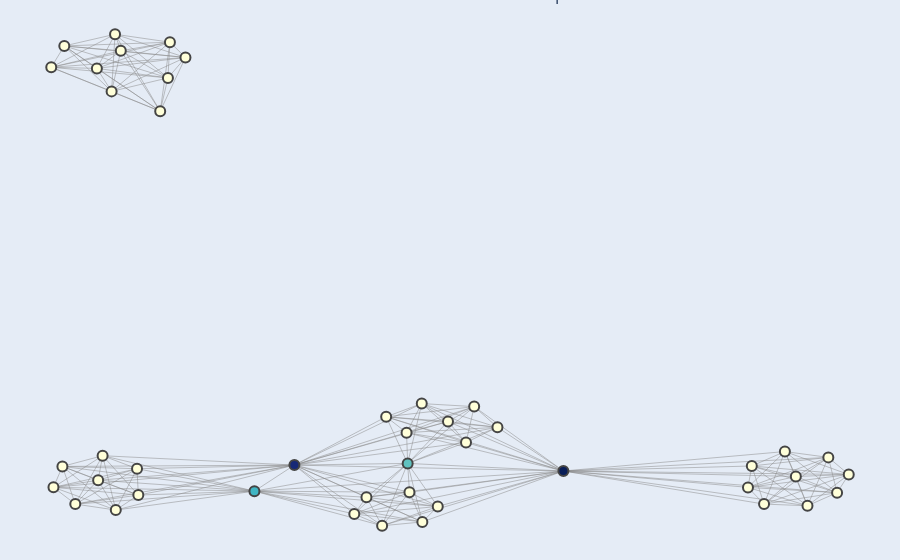

Notebook code for this chart:
### Code cell
import networkx as nx
import plotly.graph_objects as go

# Crear un grafo de NetworkX
G = nx.Graph()

# Procesar los tópicos y sus palabras clave para identificar asociaciones
for topic_id, topic_words in topics:
    # Dividir las palabras clave en términos individuales
    terms = [term.split('*')[1].strip('"') for term in topic_words.split(' + ')]
    
    # Agregar una arista entre todos los términos del tópico
    for i in range(len(terms)):
        for j in range(i + 1, len(terms)):
            term1, term2 = terms[i], terms[j]
            G.add_edge(term1, term2, topic=topic_id)

# Obtener las posiciones de los nodos en el gráfico
pos = nx.spring_layout(G, k=0.3, iterations=50)

# Extraer las posiciones X e Y de los nodos
pos_x = {node: pos[node][0] for node in G.nodes}
pos_y = {node: pos[node][1] for node in G.nodes}

# Crear un objeto de grafo de Plotly
edge_x = []
edge_y = []
for edge in G.edges():
    x0, y0 = pos_x[edge[0]], pos_y[edge[0]]
    x1, y1 = pos_x[edge[1]], pos_y[edge[1]]
    edge_x.append(x0)
    edge_x.append(x1)
    edge_x.append(None)
    edge_y.append(y0)
    edge_y.append(y1)
    edge_y.append(None)

edge_trace = go.Scatter(
    x=edge_x, y=edge_y,
    line=dict(width=0.5, color='#888'),
    hoverinfo='none',
    mode='lines')

node_x = list(pos_x.values())
node_y = list(pos_y.values())

node_trace = go.Scatter(
    x=node_x, y=node_y,
    mode='markers',
    hoverinfo='text',
    marker=dict(
        showscale=False,
        colorscale='YlGnBu',
        size=10,
        colorbar=dict(thickness=15, title='Node Connections'),
        line_width=2))

node_adjacencies = []
node_text = []
for node, adjacencies in enumerate(G.adjacency()):
    node_adjacencies.append(len(adjacencies[1]))
    node_text.append('# de conexiones: ' + str(len(adjacencies[1])))

node_trace.marker.color = node_adjacencies
node_trace.text = node_text

# Crear la figura de Plotly
fig = go.Figure(data=[edge_trace, node_trace],
             layout=go.Layout(
                showlegend=False,
                hovermode='closest',
                margin=dict(b=0, l=0, r=0, t=0),
                xaxis=dict(showgrid=False, zeroline=False, showticklabels=False),
                yaxis=dict(showgrid=False, zeroline=False, showticklabels=False)))

# Mostrar la figura
fig.update_layout(title='Asociación de Términos entre Tópicos', title_x=0.5)
fig.show()

### Figure 1 — Plotly figure (JSON) as saved in the notebook; plotly's stock layout.template omitted (floating-point values rounded to 4 significant figures; data arrays with more than 128 entries replaced by an {"elided": "..."} marker saying what was removed)
{"data": [{"hoverinfo": "none", "line": {"color": "#888", "width": 0.5}, "mode": "lines", "type": "scatter", "x": {"elided": "663 float values"}, "y": {"elided": "663 float values"}}, {"hoverinfo": "text", "marker": {"color": [9, 9, 16, 25, 9, 24, 9, 9, 9, 9, 9, 9, 9, 9, 17, 9, 9, 9, 9, 9, 9, 9, 9, 9, 9, 9, 9, 9, 9, 9, 9, 9, 9, 9, 9, 9, 9, 9, 9, 9, 9, 9, 9, 9], "colorbar": {"thickness": 15, "title": {"text": "Node Connections"}}, "colorscale": [[0, "rgb(255,255,217)"], [0.125, "rgb(237,248,177)"], [0.25, "rgb(199,233,180)"], [0.375, "rgb(127,205,187)"], [0.5, "rgb(65,182,196)"], [0.625, "rgb(29,145,192)"], [0.75, "rgb(34,94,168)"], [0.875, "rgb(37,52,148)"], [1, "rgb(8,29,88)"]], "line": {"width": 2}, "showscale": false, "size": 10}, "mode": "markers", "text": ["# de conexiones: 9", "# de conexiones: 9", "# de conexiones: 16", "# de conexiones: 25", "# de conexiones: 9", "# de conexiones: 24", "# de conexiones: 9", "# de conexiones: 9", "# de conexiones: 9", "# de conexiones: 9", "# de conexiones: 9", "# de conexiones: 9", "# de conexiones: 9", "# de conexiones: 9", "# de conexiones: 17", "# de conexiones: 9", "# de conexiones: 9", "# de conexiones: 9", "# de conexiones: 9", "# de conexiones: 9", "# de conexiones: 9", "# de conexiones: 9", "# de conexiones: 9", "# de conexiones: 9", "# de conexiones: 9", "# de conexiones: 9", "# de conexiones: 9", "# de conexiones: 9", "# de conexiones: 9", "# de conexiones: 9", "# de conexiones: 9", "# de conexiones: 9", "# de conexiones: 9", "# de conexiones: 9", "# de conexiones: 9", "# de conexiones: 9", "# de conexiones: 9", "# de conexiones: 9", "# de conexiones: 9", "# de conexiones: 9", "# de conexiones: 9", "# de conexiones: 9", "# de conexiones: 9", "# de conexiones: 9"], "type": "scatter", "x": [0.1213, 0.09143, 0.04544, 0.2231, 0.1479, -0.08379, 0.04417, 0.112, 0.0209, 0.06151, -0.3026, -0.2618, -0.3077, -0.3485, -0.1294, -0.2876, -0.3587, -0.3338, -0.2633, 0.5016, 0.4337, 0.5353, 0.4381, 0.5486, 0.452, 0.4883, 0.5254, 0.4758, -0.01546, 0.07976, 0.06218, 0.01629, -0.001595, 0.04748, -0.2281, -0.2818, -0.2258, -0.2923, -0.3612, -0.2081, -0.3463, -0.2369, -0.2884, -0.3091], "y": [-0.0763, -0.1194, -0.2405, -0.2624, -0.1359, -0.2453, -0.1516, -0.18, -0.1056, -0.06755, -0.2182, -0.3319, -0.289, -0.2491, -0.3206, -0.3753, -0.3096, -0.358, -0.2558, -0.3629, -0.3098, -0.3251, -0.2479, -0.2726, -0.3581, -0.2783, -0.223, -0.2062, -0.3867, -0.365, -0.4096, -0.4207, -0.3382, -0.3239, 0.8738, 0.9522, 0.9771, 0.8349, 0.9046, 0.9329, 0.9662, 0.7775, 1.0, 0.9013]}], "layout": {"hovermode": "closest", "margin": {"b": 0, "l": 0, "r": 0, "t": 0}, "showlegend": false, "title": {"text": "Asociación de Términos entre Tópicos", "x": 0.5}, "xaxis": {"showgrid": false, "showticklabels": false, "zeroline": false}, "yaxis": {"showgrid": false, "showticklabels": false, "zeroline": false}}}
